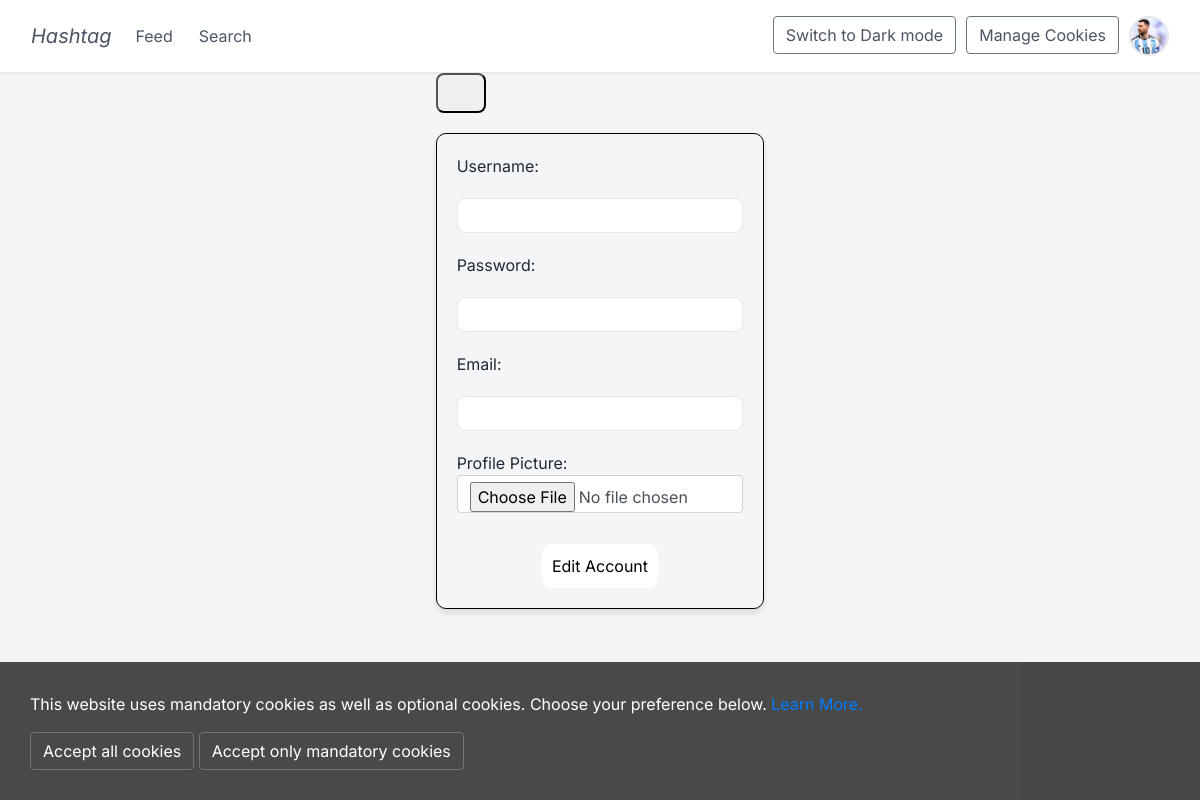
Page /edit_user/5 (signed in) on the earlier database version.
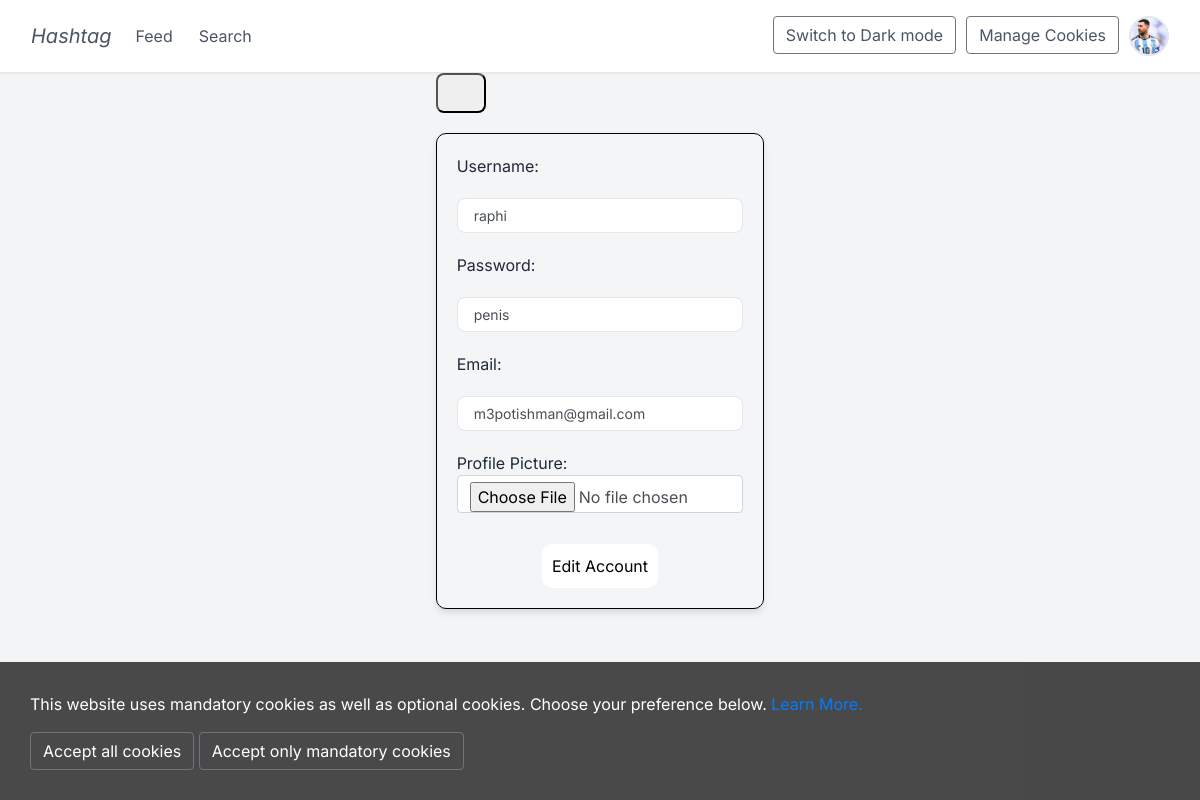
Same page on the later database version.
### app/models.py (models this page shows, shortened)
class User(UserMixin, db.Model):
    id = db.Column(db.Integer, primary_key=True)
    username = db.Column(db.String(500), unique = True, nullable=False)
    password = db.Column(db.String(500))
    email = db.Column(db.String(1000))
    date_of_birth = db.Column(db.Date)
    profile_picture = db.Column(db.String(120), nullable = True)
    posts = db.relationship('Posts', back_populates='user')
    likes = db.relationship('Likes', backref='user', lazy='dynamic')
    comments = db.relationship('Comments', backref='user', lazy='dynamic')
    followers = db.relationship('Followers', foreign_keys='Followers.follower_id', backref='followed_by', lazy='dynamic')
    following = db.relationship('Followers', foreign_keys='Followers.following_id', backref='following', lazy='dynamic')

### app/views.py (the view, shortened to what this page needs)
@app.route('/edit_user/<int:user_id>', methods=['GET','POST'])
@login_required
def edit_user(user_id):
    profile = models.User.query.get(user_id)
    theme = request.cookies.get('theme')
    form = EditProfile(obj=profile)
    if request.method == 'GET':
        return render_template("edit_profile.html", form=form, user=profile)

### app/forms.py
class EditProfile(FlaskForm):
    username = StringField('username', validators = [DataRequired()])
    password = StringField('password', validators = [DataRequired()])
    email = StringField('email', validators = [DataRequired()])
    profile_picture = FileField('Profile Picture')

### app/__init__.py (called while the page is built)
@login_manager.user_loader
def load_user(user_id):
    return User.query.get(int(user_id))  # Use query.get() to fetch the user

### app/templates/edit_profile.html (shortened to what this page needs)
{% extends "base.html" %}
{% block content %}
<div class="row justify-content-center">
    <div class="col-10 col-sm-10 col-md-10 col-lg-10 col-xl-7 col-xxl-4">
        <button class = "left-button" onclick="history.back()"><i class="fas fa-arrow-left"></i></button>
        <div class="edit-form-container">
            <form action="" method="post" name="LoginForm" enctype="multipart/form-data">
                <div class="form-group">
                    <label for="username">Username:</label>
                    {{ form.username(class="form-control", id="username") }}
                </div>
                <div class="form-group">
                    <label for="password">Password:</label>
                    {{ form.password(class="form-control", id="password") }}
                </div>
                <div class="form-group">
                    <label for="password">Email:</label>
                    {{ form.email(class="form-control", id="email") }}
                </div>
                <div class="form-group">
                    <label for="profile_picture">Profile Picture:</label>
                    {{ form.profile_picture(class="form-control", id="profile_picture") }}
                </div>
                <div class="edit-account-button-container">
                    <button type="submit" class="edit-account-button">Edit Account</a></button>
                </div>
            </form>
        </div>
    </div>
</div>
{% endblock %}

Differences in the rows shown:
added User: username "raphi", password "penis", email "m3potishman@gmail.com"
